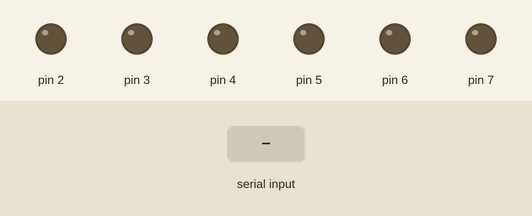
Simulated run of this sketch. Board: Arduino Uno, built with avr-gcc and run on an emulated ATmega328P. Parts: output pins drawn as LEDs (lit = HIGH). Inputs (shaded band) come from the test bench.

Above: at 11.7 s.
11.8 s: "TST" received over Serial
At 12.8 s:
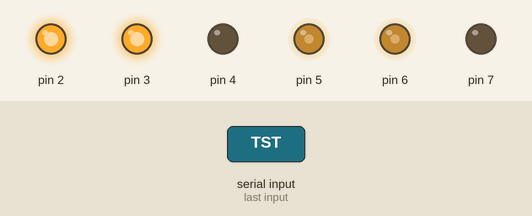
At 14.9 s:
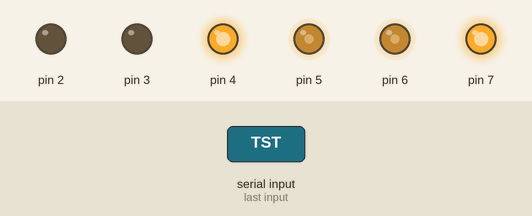
Timing chart, 0 to 20.8 s (numbered marks = the images above; inputs shaded):
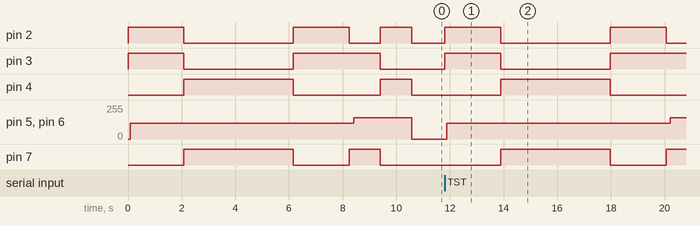

Measured:
- after the input at 11.8 s, pin 2: alternates HIGH for 2.1 s and LOW for 4.1 s, starting at once; pin 3: LOW → HIGH at once, → LOW 2.1 s later, → HIGH 4.1 s later; pin 4: LOW → HIGH after 2.1 s, → LOW 4.1 s later; pin 5, pin 6: 0/255 → 120/255 after 0.09 s, → 160/255 8.3 s later; pin 7: LOW → HIGH after 2.1 s, → LOW 4.1 s later, → HIGH 2.1 s later

The sketch:

bluetooth_robot.ino
```cpp
/*
  TODO-1: Check return values for those who makes sense.
*/
#include "motor_driver.hpp"
#include "md_l298n.hpp"

#include "utility.hpp"
#include "pins.hpp"

static const int RECEIVE_DELAY = 3;
static MotorDriver* motor_driver = nullptr;

void setup() {
  //create motor driver
  motor_driver = new md_l298n(MD_ENA, MD_AFWD, MD_ABWD, MD_ENB, MD_BFWD, MD_BBWD);
  motor_driver->test();

  //initialize BT communication
  Serial.begin(9600);
}

String receivedData;
void loop() {
  while (Serial.available()) {
    delay(RECEIVE_DELAY);
    receivedData += static_cast<char>(Serial.read());
  }

  if (receivedData.length() > 0) {
    if (receivedData == "FWD") {
      motor_driver->forward();
      receivedData="";
    } else if (receivedData == "BWD") {
      motor_driver->backward();
      receivedData="";
    } else if (receivedData == "LHS") {
      motor_driver->left();
      receivedData="";
    } else if (receivedData == "RHS") {
      motor_driver->right();
      receivedData="";
    } else if (receivedData == "STP") {
      motor_driver->stop();
      receivedData="";
    } else if (receivedData == "TST") {
      motor_driver->test();
      receivedData="";
    }else {
      motor_driver->stop();
      receivedData="";
    }
  } else {
    //not enough data
  }
}
```

md_l298n.cpp
```cpp
#include "Arduino.h"

#include "md_l298n.hpp"

#include "utility.hpp"

static const int MOTOR_STOP_SPEED = 0;
static const int MOTOR_START_SPEED = 80;
static const int MOTOR_CRUISE_SPEED = 160;
static const int MOTOR_ROTATION_SPEED = 120;
static const int MOTOR_ACCELERATION_DELAY = 2;

md_l298n::md_l298n(const int a_enable, const int a_forward, const int a_backward, const int b_enable, const int b_forward, const int b_backward)
  : motor_a_enable_pin(a_enable),
    motor_a_forward_pin(a_forward),
    motor_a_backward_pin(a_backward),
    motor_b_enable_pin(b_enable),
    motor_b_forward_pin(b_forward),
    motor_b_backward_pin(b_backward) {
  pinMode(motor_a_enable_pin, OUTPUT);
  pinMode(motor_a_forward_pin, OUTPUT);
  pinMode(motor_a_backward_pin, OUTPUT);

  pinMode(motor_b_enable_pin, OUTPUT);
  pinMode(motor_b_forward_pin, OUTPUT);
  pinMode(motor_b_backward_pin, OUTPUT);

  stop();
}

Result md_l298n::forward() {
  digitalWrite(motor_a_forward_pin, HIGH);
  digitalWrite(motor_a_backward_pin, LOW);
  digitalWrite(motor_b_forward_pin, HIGH);
  digitalWrite(motor_b_backward_pin, LOW);

  for (int speed = MOTOR_START_SPEED; speed <= MOTOR_CRUISE_SPEED; ++speed) {
    analogWrite(motor_a_enable_pin, speed);
    analogWrite(motor_b_enable_pin, speed);
    delay(MOTOR_ACCELERATION_DELAY);
  }

  return Result::SUCCESS;
}
Result md_l298n::backward() {
  digitalWrite(motor_a_forward_pin, LOW);
  digitalWrite(motor_a_backward_pin, HIGH);
  digitalWrite(motor_b_forward_pin, LOW);
  digitalWrite(motor_b_backward_pin, HIGH);

  for (int speed = MOTOR_START_SPEED; speed <= MOTOR_CRUISE_SPEED; ++speed) {
    analogWrite(motor_a_enable_pin, speed);
    analogWrite(motor_b_enable_pin, speed);
    delay(MOTOR_ACCELERATION_DELAY);
  }

  return Result::SUCCESS;
}

Result md_l298n::right() {
  digitalWrite(motor_a_forward_pin, LOW);
  digitalWrite(motor_a_backward_pin, HIGH);
  digitalWrite(motor_b_forward_pin, HIGH);
  digitalWrite(motor_b_backward_pin, LOW);

  for (int speed = MOTOR_START_SPEED; speed <= MOTOR_ROTATION_SPEED; ++speed) {
    analogWrite(motor_a_enable_pin, speed);
    analogWrite(motor_b_enable_pin, speed);
    delay(MOTOR_ACCELERATION_DELAY);
  }

  return Result::SUCCESS;
}

Result md_l298n::left() {
  digitalWrite(motor_a_forward_pin, HIGH);
  digitalWrite(motor_a_backward_pin, LOW);
  digitalWrite(motor_b_forward_pin, LOW);
  digitalWrite(motor_b_backward_pin, HIGH);

  for (int speed = MOTOR_START_SPEED; speed <= MOTOR_ROTATION_SPEED; ++speed) {
    analogWrite(motor_a_enable_pin, speed);
    analogWrite(motor_b_enable_pin, speed);
    delay(MOTOR_ACCELERATION_DELAY);
  }

  return Result::SUCCESS;
}

Result md_l298n::stop() {
  digitalWrite(motor_a_forward_pin, LOW);
  digitalWrite(motor_a_backward_pin, LOW);
  digitalWrite(motor_b_forward_pin, LOW);
  digitalWrite(motor_b_backward_pin, LOW);

  analogWrite(motor_a_enable_pin, MOTOR_STOP_SPEED);
  analogWrite(motor_b_enable_pin, MOTOR_STOP_SPEED);

  return Result::SUCCESS;
}

Result md_l298n::test() {
  stop();
  right();
  delay(2000); //points right
  left();
  delay(4000); //points left
  right();
  delay(2000); //points middle
  forward();
  delay(1000);
  backward();
  delay(1000);
  stop();

  return Result::SUCCESS;
}
```

md_l298n.hpp
```cpp
#ifndef MD_L298N_HPP
#define MD_L298N_HPP

#include "motor_driver.hpp"

#include "utility.hpp"

class md_l298n : public MotorDriver {
private:
  int motor_a_enable_pin;
  int motor_a_forward_pin;
  int motor_a_backward_pin;
  int motor_b_enable_pin;
  int motor_b_forward_pin;
  int motor_b_backward_pin;
public:
  md_l298n(const int, const int, const int, const int, const int, const int);
  Result forward();
  Result backward();
  Result right();
  Result left();
  Result stop();
  Result test();
};

#endif
```

utility.hpp
```cpp
#ifndef UTILITY_HPP
#define UTILITY_HPP

enum class Result{
  SUCCESS,
  FAIL
};

#endif
```

pins.hpp
```cpp
#ifndef PINS_HPP
#define PINS_HPP

enum PIN {
  // reserved BT_RX = 0,  //Arduino Rx, BT Tx
  // reserved BT_TX = 1,  //Arduino Tx, BT Rx
  MD_ABWD = 2,
  MD_BFWD = 3,
  MD_BBWD = 4,
  MD_ENA = 5,  //PWM
  MD_ENB = 6,  //PWM
  MD_AFWD = 7,
};

#endif
```

motor_driver.hpp
```cpp
#ifndef MOTOR_DRIVER_HPP
#define MOTOR_DRIVER_HPP

#include "utility.hpp"

class MotorDriver {
public:
  virtual Result forward() = 0;
  virtual Result backward() = 0;
  virtual Result right() = 0;
  virtual Result left() = 0;
  virtual Result stop() = 0;
  virtual Result test() = 0;
};

#endif
```
